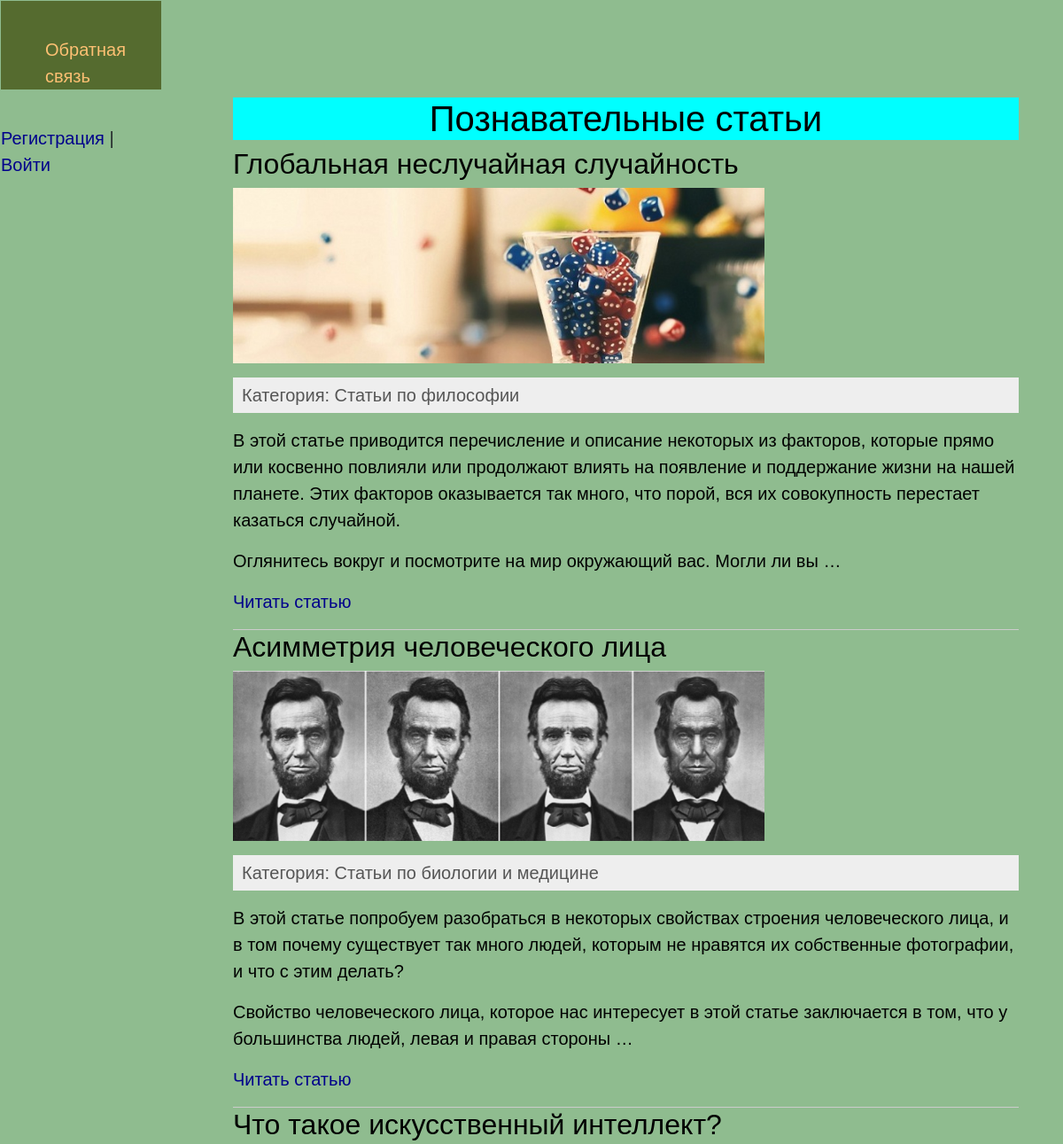
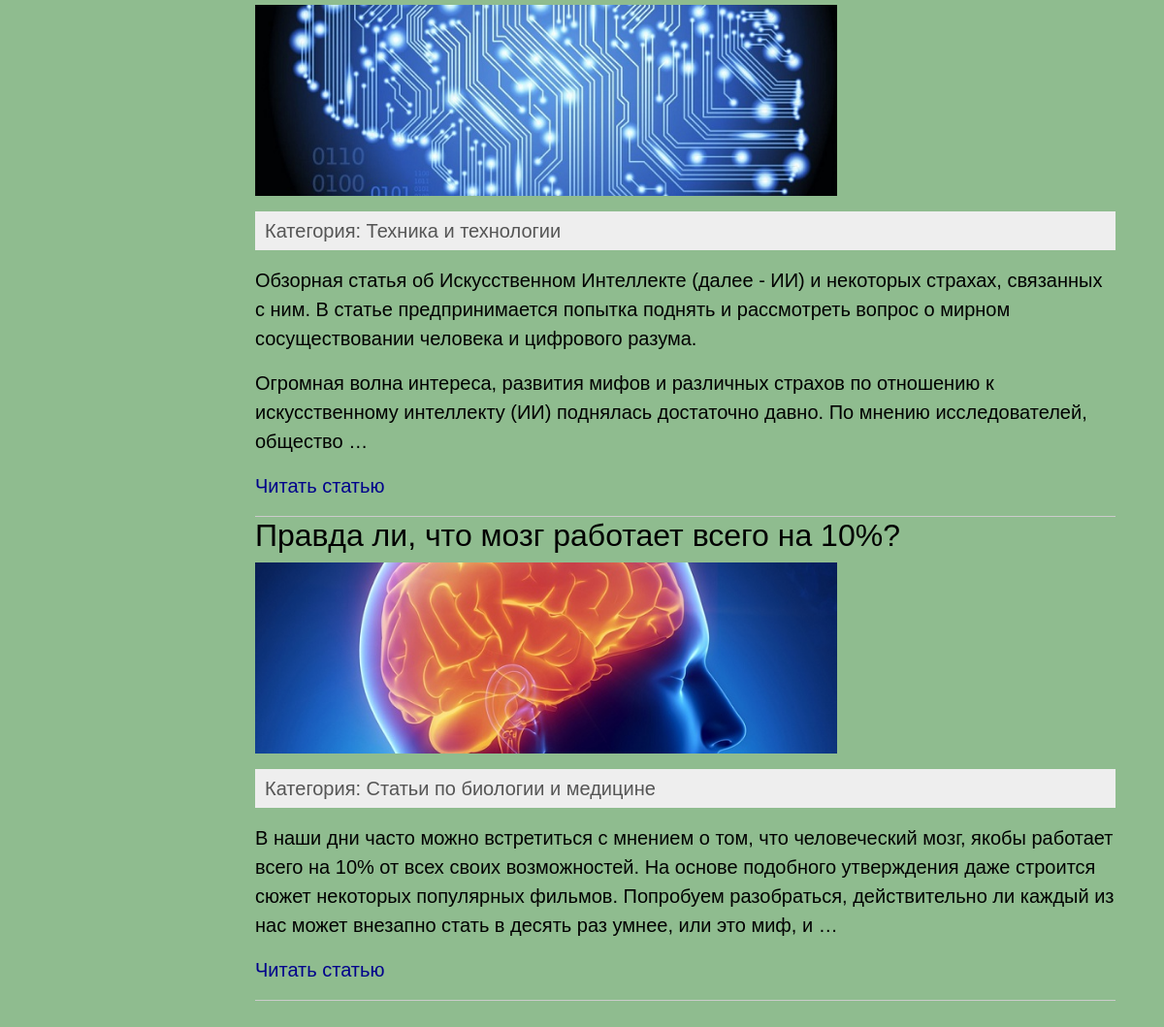
The page / on the database its author committed (2 pictures, top to bottom).
### news/models.py (models this page shows, shortened)
class News(models.Model):
    title = models.CharField('Заголовок', max_length=100)
    photo = models.ImageField(upload_to="photos/%Y/%m/%d/", null=True)
    description = models.TextField('Текст', null=True)
    author = models.CharField('Имя автора', max_length=100, null=True)
    date = models.DateField('Дата публикации', null=True)
    cat = models.ForeignKey('Category', on_delete=models.PROTECT, null=True)

class Category(models.Model):
    name = models.CharField(max_length=100, db_index=True)
    def __str__(self):
        return self.name

### news/views.py (the view)
# urls.py: path('', views.index),
def index(requst):
    posts = News.objects.all()
    return render(requst, 'index.html', {'posts': posts, 'menu': menu, 'title': 'Познавательные статьи'})

### templates/index.html
{% extends 'base.html' %}
{% block content %}
<h1>{{ title }}</h1>
<ul class="list-articles">
    {% for p in posts %}
<h2>{{ p.title }}</h2>
{% if p.photo %}
    <p><img class="img-article-left thumb" src="{{ p.photo.url }}"></p>
{% endif %}
    <li><div class="article-panel">Категория: {{ p.cat }}
</div>
            <p>{{ p.description|linebreaks|truncatewords:50 }}</p>
            <p class="link-read-post"><a href="{% url 'post' p.pk %}">Читать статью</a></p>
            </li>
    {% endfor %}
</ul>
{% endblock %}

### templates/base.html (shortened to what this page needs)
<!DOCTYPE html>
<html>
<head>
    <link href="https://cdn.jsdelivr.net/npm/bootstrap@5.2.3/dist/css/bootstrap.min.css" rel="stylesheet">
</head>
<body>
<table class="table-page">
<tr><td valign=top>
{% block mainmenu %}
        <div class="header">
            <ul id="mainmenu" class="mainmenu">
{% for m in menu %}
            <li><a href="contact">{{ m.title }}</a></li>
{% endfor %}
<li class="last"></li><a href="{% url 'register' %}">Регистрация</a> | <a href="{% url 'login' %}">Войти</a></li>
            </ul></div>
{% endblock mainmenu %}
<td valign="top" class="content">
    <div class="content-text">
{% block content %}
{% endblock %}
    </div>
</td></tr></table>
</body>
</html>

### templates/base.html (style rules this page uses)
html, body { font-family: 'Arial'; margin: 0; padding: 0; height: 100%; width: 100%; background-color: darkseagreen; }
a { color: darkblue; text-decoration: none; }
img { max-width: 600px; height: auto; }
div.article-panel { background: #eee; padding: 5px 10px 5px 10px; color: #555; }
ul.list-articles { list-style: none; margin: 0; padding: 0; }
ul.list-articles li { border-bottom: 1px solid #ccc; }
.table-page { width: 100%; height: 100%; vertical-align: top; }
.table-page tr { height: 100%; }
.header { background: darkolivegreen; height: 100px; }
ul.mainmenu { list-style: none; margin: 0; padding: 0; height: 60px; font-size: 20px; }
ul.mainmenu li { float: left; margin: 40px 40px 0 50px; }
ul.mainmenu li a { color: #fdc073; text-decoration: none; }
.content { top: 50px; padding: 50px; width: 100%; box-sizing: border-box; }
.content-text { margin: 60px 0 0 30px; color: #000; font-size: 20px; }
.content-text h1 { background-color: cyan; text-align: center; font-size: 40px; }

### rows shown on the page
News: title "Глобальная неслучайная случайность", photo (picture), cat "Статьи по философии", description "В этой статье приводится перечисление и описание некоторых из факторов, которые прямо или косвенно повлияли или продолжают влиять на появление и поддержание жизни на нашей планете. Этих факторов оказывается так много, что порой, вся их совокупность перестает казаться случайной. Оглянитесь вокруг и посмотрите на мир окружающий вас. Могли ли вы …"
News: title "Асимметрия человеческого лица", photo (picture), cat "Статьи по биологии и медицине", description "В этой статье попробуем разобраться в некоторых свойствах строения человеческого лица, и в том почему существует так много людей, которым не нравятся их собственные фотографии, и что с этим делать? Свойство человеческого лица, которое нас интересует в этой статье заключается в том, что у большинства людей, левая и правая стороны …"
News: title "Что такое искусственный интеллект?", photo (picture), cat "Техника и технологии", description "Обзорная статья об Искусственном Интеллекте (далее - ИИ) и некоторых страхах, связанных с ним. В статье предпринимается попытка поднять и рассмотреть вопрос о мирном сосуществовании человека и цифрового разума. Огромная волна интереса, развития мифов и различных страхов по отношению к искусственному интеллекту (ИИ) поднялась достаточно давно. По мнению исследователей, общество …"
News: title "Правда ли, что мозг работает всего на 10%?", photo (picture), cat "Статьи по биологии и медицине", description "В наши дни часто можно встретиться с мнением о том, что человеческий мозг, якобы работает всего на 10% от всех своих возможностей. На основе подобного утверждения даже строится сюжет некоторых популярных фильмов. Попробуем разобраться, действительно ли каждый из нас может внезапно стать в десять раз умнее, или это миф, и …"

### other values the page prints
{{ m.title }} "Обратная связь"
{{ title }} "Познавательные статьи"
